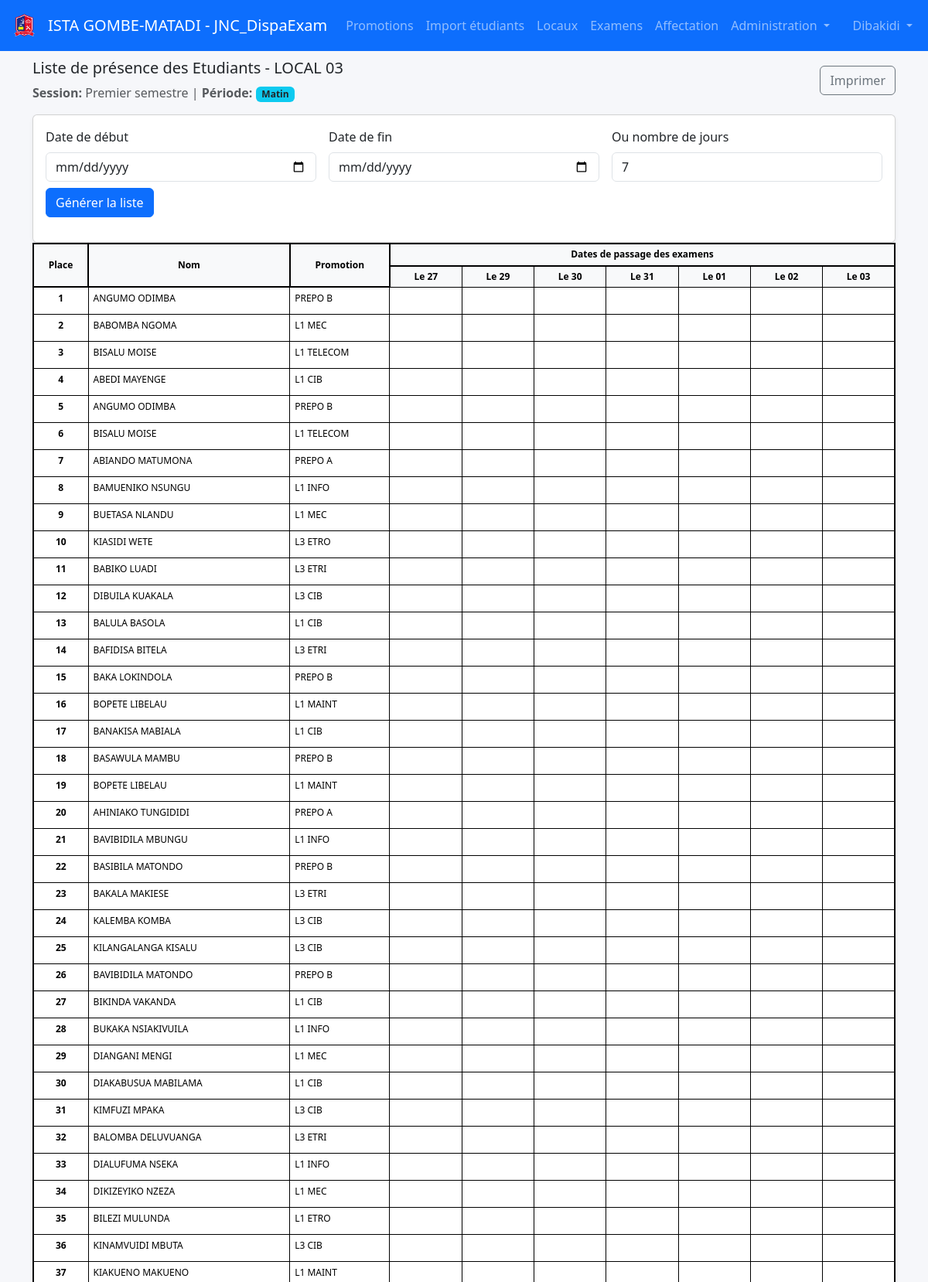
Screenshot of /rooms/3/presence?exam_id=10 (signed in, upper part) with the database file from the repository.
### tables this page shows
CREATE TABLE rooms (
            id INTEGER PRIMARY KEY AUTOINCREMENT,
            name TEXT NOT NULL UNIQUE,
            benches INTEGER NOT NULL DEFAULT 0,
            students_per_bench INTEGER NOT NULL DEFAULT 1
        );

CREATE TABLE "exams" (
                    id INTEGER PRIMARY KEY AUTOINCREMENT,
                    label TEXT NOT NULL,
                    session_type TEXT NOT NULL,
                    promotion_id INTEGER NOT NULL,
                    FOREIGN KEY (promotion_id) REFERENCES promotions(id) ON DELETE CASCADE
                );

CREATE TABLE assignments (
            id INTEGER PRIMARY KEY AUTOINCREMENT,
            student_id INTEGER NOT NULL,
            exam_id INTEGER NOT NULL,
            room_id INTEGER NOT NULL,
            seat_number INTEGER NOT NULL,
            qr_token TEXT NOT NULL UNIQUE,
            created_at TEXT DEFAULT CURRENT_TIMESTAMP,
            UNIQUE(student_id, exam_id),
            FOREIGN KEY (student_id) REFERENCES students(id) ON DELETE CASCADE,
            FOREIGN KEY (exam_id) REFERENCES exams(id) ON DELETE CASCADE,
            FOREIGN KEY (room_id) REFERENCES rooms(id) ON DELETE CASCADE
        );

CREATE TABLE students (
            id INTEGER PRIMARY KEY AUTOINCREMENT,
            matricule TEXT,
            full_name TEXT NOT NULL,
            promotion_id INTEGER NOT NULL,
            section_id INTEGER, sexe TEXT,
            UNIQUE(matricule),
            FOREIGN KEY (promotion_id) REFERENCES promotions(id) ON DELETE CASCADE,
            FOREIGN KEY (section_id) REFERENCES sections(id) ON DELETE SET NULL
        );

CREATE TABLE promotions (
            id INTEGER PRIMARY KEY AUTOINCREMENT,
            name TEXT NOT NULL UNIQUE
        );

### app.py (the view)
@app.route("/rooms/<int:room_id>/presence")
@login_required
def room_presence(room_id):
    conn = get_db()
    exam_id = request.args.get("exam_id")
    exam = _get_exam_or_latest(conn, exam_id)
    start_date_str = request.args.get("start_date", "")
    end_date_str = request.args.get("end_date", "")
    try:
        num_days = int(request.args.get("num_days", "7"))
    except (ValueError, TypeError):
        num_days = 7  # Valeur par défaut si erreur de conversion
    cur = conn.cursor()
    cur.execute("SELECT name FROM rooms WHERE id = ?", (room_id,))
    room = cur.fetchone()
    room_name = room["name"] if room else "Local inconnu"
    cur.execute(
        """
        SELECT a.seat_number, s.full_name, s.matricule, p.name AS promotion_name
        FROM assignments a
        JOIN students s ON a.student_id = s.id
        JOIN promotions p ON s.promotion_id = p.id
        WHERE a.room_id = ? AND a.exam_id = ?
        ORDER BY a.seat_number
        """,
        (room_id, exam["id"]),
    )
    rows = cur.fetchall()
    dates = []
    if start_date_str and end_date_str:
        try:
            from datetime import timedelta
            start_date = datetime.strptime(start_date_str, "%Y-%m-%d")
            end_date = datetime.strptime(end_date_str, "%Y-%m-%d")
            current = start_date
            while current <= end_date:
                if current.weekday() != 6:  # 0=lundi, 6=dimanche
                    dates.append(current.strftime("%d"))
                current = current + timedelta(days=1)
        except:
            from datetime import timedelta
            current = datetime.now()
            count = 0
            while count < num_days:
                if current.weekday() != 6:  # Exclure les dimanches
                    dates.append(current.strftime("%d"))
                    count += 1
                current = current + timedelta(days=1)
    else:
        from datetime import timedelta
        current = datetime.now()
        count = 0
        while count < num_days:
            if current.weekday() != 6:  # Exclure les dimanches
                dates.append(current.strftime("%d"))
                count += 1
            current = current + timedelta(days=1)
    return render_template("presence.html", rows=rows, exam=exam, room_name=room_name, dates=dates)

### app.py (called while the page is built)
def get_db():
    if "db" not in g:
        g.db = get_connection()
    return g.db

def _get_exam_or_latest(conn, exam_id=None):
    cur = conn.cursor()
    if exam_id:
        cur.execute(
            """SELECT e.id, e.label, e.session_type,
               GROUP_CONCAT(p.name, ', ') as promotion_name
               FROM exams e
               LEFT JOIN exam_promotions ep ON e.id = ep.exam_id
               LEFT JOIN promotions p ON ep.promotion_id = p.id
               WHERE e.id = ?
               GROUP BY e.id, e.label, e.session_type""",
            (exam_id,)
        )
        return cur.fetchone()
    exams = _get_exams(conn)
    return exams[0] if exams else None

def login_required(f):
    @wraps(f)
    def decorated_function(*args, **kwargs):
        if 'user_id' not in session:
            flash("Vous devez vous connecter pour accéder à cette page.", "warning")
            return redirect(url_for('login'))
        return f(*args, **kwargs)
    return decorated_function

### database.py (called while the page is built)
def get_connection():
    conn = sqlite3.connect(DB_PATH, check_same_thread=False)
    conn.row_factory = sqlite3.Row
    return conn

### templates/presence.html (shortened to what this page needs)
{% extends "base.html" %}
{% block content %}
<div class="mb-3">
  <div class="d-flex justify-content-between align-items-center">
    <div>
      <h5>Liste de présence des Etudiants - {{ room_name }}</h5>
      <p class="text-muted mb-0">
        <strong>Session:</strong> {{ exam['label'] }} |
        <strong>Période:</strong>
        {% if exam['session_type'] == 'Matin' %}
          <span class="badge bg-info text-dark">Matin</span>
        {% elif exam['session_type'] == 'Après-midi' %}
          <span class="badge bg-warning text-dark">Après-midi</span>
        {% else %}
          {{ exam['session_type'] or 'Non définie' }}
        {% endif %}
      </p>
    </div>
    <button class="btn btn-outline-secondary" onclick="window.print()">Imprimer</button>
  </div>
</div>
<div class="card shadow-sm">
  <div class="card-body">
    <form method="get" class="mb-3">
      <div class="row g-3">
        <div class="col-md-4">
          <label class="form-label">Date de début</label>
          <input type="date" name="start_date" class="form-control" value="{{ request.args.get('start_date', '') }}">
        </div>
        <div class="col-md-4">
          <label class="form-label">Date de fin</label>
          <input type="date" name="end_date" class="form-control" value="{{ request.args.get('end_date', '') }}">
        </div>
        <div class="col-md-4">
          <label class="form-label">Ou nombre de jours</label>
          <input type="number" name="num_days" class="form-control" value="{{ request.args.get('num_days', '7') }}" min="1" max="31">
        </div>
      </div>
      <button type="submit" class="btn btn-primary mt-2">Générer la liste</button>
    </form>
  </div>
</div>
<table class="table table-bordered table-sm" style="font-size: 12px; line-height: 1.2; border: 2px solid #000;">
  <thead class="table-light" style="background-color: #f0f0f0;">
    <tr>
      <th rowspan="2" style="vertical-align: middle; text-align: center; padding: 6px; border: 2px solid #000; font-weight: bold;">Place</th>
      <th rowspan="2" style="vertical-align: middle; text-align: center; padding: 6px; border: 2px solid #000; font-weight: bold;">Nom</th>
      <th rowspan="2" style="vertical-align: middle; text-align: center; padding: 6px; border: 2px solid #000; font-weight: bold;">Promotion</th>
      <th colspan="{{ dates|length }}" style="text-align: center; padding: 6px; border: 2px solid #000; font-weight: bold;">Dates de passage des examens</th>
    </tr>
    <tr>
      {% for date in dates %}
      <th style="text-align: center; min-width: 60px; padding: 6px; border: 1px solid #000; font-weight: bold;">Le {{ date }}</th>
      {% endfor %}
    </tr>
  </thead>
  <tbody>
    {% for r in rows %}
      <tr style="line-height: 1.3;">
        <td style="text-align: center; padding: 6px; border: 1px solid #000; font-weight: bold;">{{ r['seat_number'] }}</td>
        <td style="padding: 6px; border: 1px solid #000;">{{ r['full_name'] }}</td>
        <td style="padding: 6px; border: 1px solid #000;">{{ r['promotion_name'] }}</td>
        {% for date in dates %}
        <td style="text-align: center; min-width: 60px; height: 35px; padding: 6px; border: 1px solid #000;">&nbsp;</td>
        {% endfor %}
      </tr>
    {% else %}
      <tr>
        <td colspan="{{ 3 + dates|length }}" class="text-center text-muted" style="border: 1px solid #000; padding: 10px;">Aucune donnée.</td>
      </tr>
    {% endfor %}
  </tbody>
</table>
{% endblock %}

### static/styles.css (style rules this page uses)
body { background: #f6f7fb; }

### rows the page displays
rooms: name "LOCAL 03"
exams: label "Premier semestre"
assignments: seat_number "1", full_name "ANGUMO ODIMBA", promotion_name "PREPO B"
assignments: seat_number "2", full_name "BABOMBA NGOMA", promotion_name "L1 MEC"
assignments: seat_number "3", full_name "BISALU MOISE", promotion_name "L1 TELECOM"
assignments: seat_number "4", full_name "ABEDI MAYENGE", promotion_name "L1 CIB"
assignments: seat_number "5", full_name "ANGUMO ODIMBA", promotion_name "PREPO B"
assignments: seat_number "6", full_name "BISALU MOISE", promotion_name "L1 TELECOM"
assignments: seat_number "7", full_name "ABIANDO MATUMONA", promotion_name "PREPO A"
assignments: seat_number "8", full_name "BAMUENIKO NSUNGU", promotion_name "L1 INFO"
assignments: seat_number "9", full_name "BUETASA NLANDU", promotion_name "L1 MEC"
assignments: seat_number "10", full_name "KIASIDI WETE", promotion_name "L3 ETRO"
assignments: seat_number "11", full_name "BABIKO LUADI", promotion_name "L3 ETRI"
assignments: seat_number "12", full_name "DIBUILA KUAKALA", promotion_name "L3 CIB"
assignments: seat_number "13", full_name "BALULA BASOLA", promotion_name "L1 CIB"
assignments: seat_number "14", full_name "BAFIDISA BITELA", promotion_name "L3 ETRI"
assignments: seat_number "15", full_name "BAKA LOKINDOLA", promotion_name "PREPO B"
assignments: seat_number "16", full_name "BOPETE LIBELAU", promotion_name "L1 MAINT"
assignments: seat_number "17", full_name "BANAKISA MABIALA", promotion_name "L1 CIB"
assignments: seat_number "18", full_name "BASAWULA MAMBU", promotion_name "PREPO B"
assignments: seat_number "19", full_name "BOPETE LIBELAU", promotion_name "L1 MAINT"
assignments: seat_number "20", full_name "AHINIAKO TUNGIDIDI", promotion_name "PREPO A"
assignments: seat_number "21", full_name "BAVIBIDILA MBUNGU", promotion_name "L1 INFO"
assignments: seat_number "22", full_name "BASIBILA MATONDO", promotion_name "PREPO B"
assignments: seat_number "23", full_name "BAKALA MAKIESE", promotion_name "L3 ETRI"
assignments: seat_number "24", full_name "KALEMBA KOMBA", promotion_name "L3 CIB"
assignments: seat_number "25", full_name "KILANGALANGA KISALU", promotion_name "L3 CIB"
assignments: seat_number "26", full_name "BAVIBIDILA MATONDO", promotion_name "PREPO B"
assignments: seat_number "27", full_name "BIKINDA VAKANDA", promotion_name "L1 CIB"
assignments: seat_number "28", full_name "BUKAKA NSIAKIVUILA", promotion_name "L1 INFO"
assignments: seat_number "29", full_name "DIANGANI MENGI", promotion_name "L1 MEC"
assignments: seat_number "30", full_name "DIAKABUSUA MABILAMA", promotion_name "L1 CIB"
assignments: seat_number "31", full_name "KIMFUZI MPAKA", promotion_name "L3 CIB"
assignments: seat_number "32", full_name "BALOMBA DELUVUANGA", promotion_name "L3 ETRI"
assignments: seat_number "33", full_name "DIALUFUMA NSEKA", promotion_name "L1 INFO"
assignments: seat_number "34", full_name "DIKIZEYIKO NZEZA", promotion_name "L1 MEC"
assignments: seat_number "35", full_name "BILEZI MULUNDA", promotion_name "L1 ETRO"
assignments: seat_number "36", full_name "KINAMVUIDI MBUTA", promotion_name "L3 CIB"
assignments: seat_number "37", full_name "KIAKUENO MAKUENO", promotion_name "L1 MAINT"

### other values shown
{{ session.get('username', 'Utilisateur') }} "Dibakidi"
{{ date }} "27" "29" "30" "31" "01" "02" "03"
